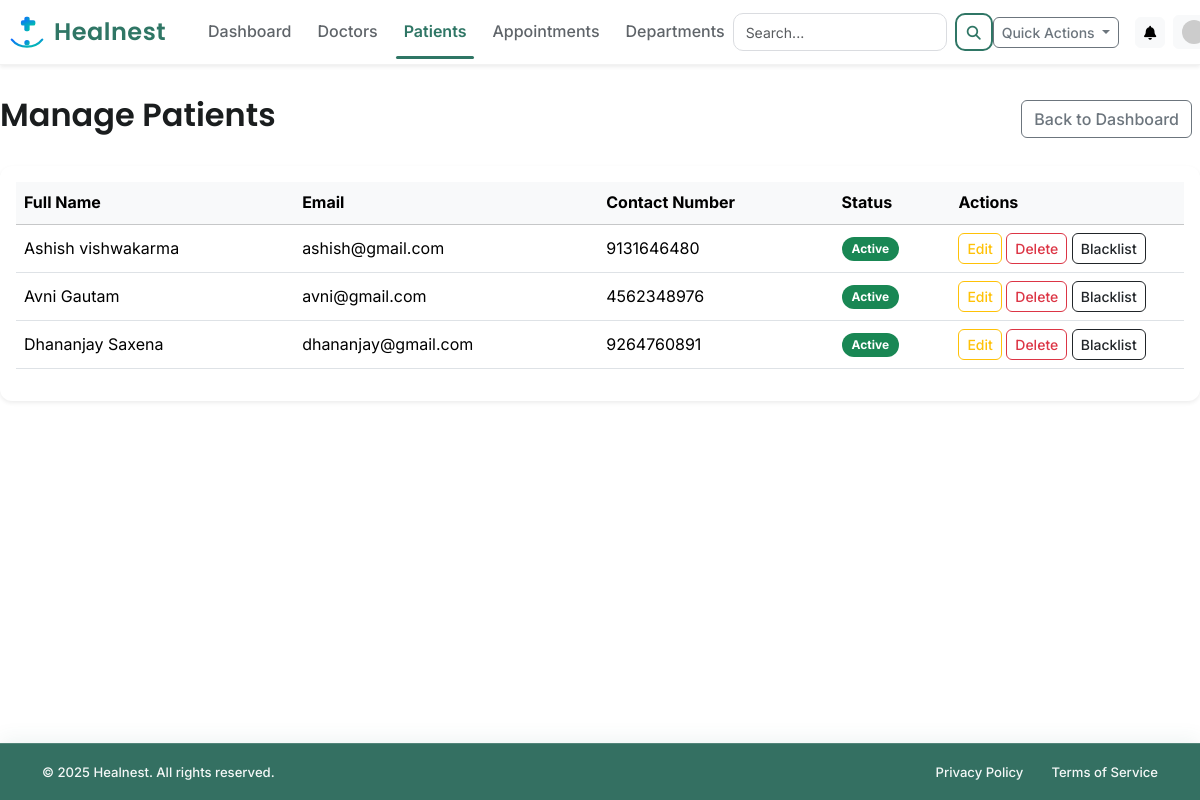
/admin/patients (signed in), run on the app's committed database.
### app/models.py (models this page shows, shortened)
class User(db.Model, UserMixin):
    __tablename__ = 'user'
    id = db.Column(db.Integer, primary_key=True)
    email = db.Column(db.String(120), unique=True, nullable=False)
    password_hash = db.Column(db.String(128), nullable=False)
    role = db.Column(db.String(10), nullable=False)  # 'admin', 'doctor', 'patient'
    created_at = db.Column(db.DateTime, default=datetime.utcnow)
    is_active = db.Column(db.Boolean, nullable=False, default=True)
    doctor_profile = db.relationship('DoctorProfile', backref='user', uselist=False, cascade="all, delete-orphan")
    patient_profile = db.relationship('PatientProfile', backref='user', uselist=False, cascade="all, delete-orphan")
    appointments_as_patient = db.relationship('Appointment', foreign_keys='Appointment.patient_id', backref='patient', lazy=True, cascade="all, delete-orphan")
    appointments_as_doctor = db.relationship('Appointment', foreign_keys='Appointment.doctor_id', backref='doctor', lazy=True, cascade="all, delete-orphan")
    availabilities = db.relationship('Availability', backref='doctor', lazy=True, cascade="all, delete-orphan")
    notifications = db.relationship('Notification', backref='user', lazy=True, cascade="all, delete-orphan")
    reviews_given = db.relationship('DoctorReview', foreign_keys='DoctorReview.patient_id', backref='patient', lazy=True)
    reviews_received = db.relationship('DoctorReview', foreign_keys='DoctorReview.doctor_id', backref='doctor', lazy=True)
    @property
    def password(self):
        raise AttributeError('password is not a readable attribute')

class PatientProfile(db.Model):
    __tablename__ = 'patient_profile'
    id = db.Column(db.Integer, primary_key=True)
    user_id = db.Column(db.Integer, db.ForeignKey('user.id'), nullable=False, unique=True)
    full_name = db.Column(db.String(100), nullable=False)
    date_of_birth = db.Column(db.Date)
    gender = db.Column(db.String(10))
    contact_number = db.Column(db.String(20))
    blood_group = db.Column(db.String(5))
    allergies = db.Column(db.Text)
    documents = db.relationship('MedicalDocument', backref='patient', lazy=True)

### app/routes/admin_routes.py (the view)
@admin_bp.route('/patients')
@login_required
def manage_patients():
    if current_user.role != 'admin':
        flash('You are not authorized to access this page.', 'danger')
        return redirect(url_for('main.home'))
    patients = User.query.filter_by(role='patient').join(PatientProfile).order_by(PatientProfile.full_name).all()
    return render_template('admin/manage_patients.html', title='Manage Patients', patients=patients)

### app/__init__.py (called while the page is built)
@app.context_processor
def inject_notifications():
    if current_user.is_authenticated:
        unread_notifications = Notification.query.filter_by(user_id=current_user.id, is_read=False).order_by(Notification.created_at.desc()).limit(5).all()
        notification_count = Notification.query.filter_by(user_id=current_user.id, is_read=False).count()
        return dict(unread_notifications=unread_notifications, notification_count=notification_count)
    return dict(unread_notifications=[], notification_count=0)

@app.context_processor
def inject_notifications():
    if current_user.is_authenticated:
        unread_notifications = Notification.query.filter_by(user_id=current_user.id, is_read=False).order_by(Notification.created_at.desc()).limit(5).all()
        notification_count = Notification.query.filter_by(user_id=current_user.id, is_read=False).count()
        return dict(unread_notifications=unread_notifications, notification_count=notification_count)
    return dict(unread_notifications=[], notification_count=0)

### app/models.py (called while the page is built)
@login_manager.user_loader
def load_user(user_id):
    return User.query.get(int(user_id))

### app/templates/admin/manage_patients.html
{% extends "layout.html" %}
{% block content %}
    <div class="d-flex justify-content-between align-items-center mb-4">
        <h2 >Manage Patients</h2>
        <a href="{{ url_for('admin.dashboard') }}" class="btn btn-outline-secondary me-2">Back to Dashboard</a>
    </div>
    <div class="card shadow-sm">
        <div class="card-body">
            <div class="table-responsive">
                <table class="table table-hover align-middle">
                    <thead class="table-light">
                        <tr>
                            <th>Full Name</th>
                            <th>Email</th>
                            <th>Contact Number</th>
                            <th style="width: 10%;">Status</th>
                            <th style="width: 20%;">Actions</th>
                        </tr>
                    </thead>
                    <tbody>
                        {% for patient in patients %}
                        <tr>
                            <td>{{ patient.patient_profile.full_name }}</td>
                            <td>{{ patient.email }}</td>
                            <td>{{ patient.patient_profile.contact_number or 'N/A' }}</td>
                            <td>
                                {% if patient.is_active %}
                                    <span class="badge bg-success">Active</span>
                                {% else %}
                                    <span class="badge bg-dark">Blacklisted</span>
                                {% endif %}
                            </td>
                            <td>
                                <a href="{{ url_for('admin.edit_patient', user_id=patient.id) }}" class="btn btn-sm btn-outline-warning">Edit</a>
                                <form action="{{ url_for('admin.delete_patient', user_id=patient.id) }}" method="POST" class="d-inline" onsubmit="return confirm('DELETE: Are you sure you want to PERMANENTLY DELETE this patient?');">
                                    <button type="submit" class="btn btn-sm btn-outline-danger">Delete</button>
                                </form>
                                {% if patient.is_active %}
                                    <form action="{{ url_for('admin.blacklist_user', user_id=patient.id) }}" method="POST" class="d-inline" onsubmit="return confirm('BLACKLIST: Are you sure you want to blacklist this patient?');">
                                        <button type="submit" class="btn btn-sm btn-outline-dark">Blacklist</button>
                                    </form>
                                {% else %}
                                    <form action="{{ url_for('admin.activate_user', user_id=patient.id) }}" method="POST" class="d-inline">
                                        <button type="submit" class="btn btn-sm btn-outline-success">Activate</button>
                                    </form>
                                {% endif %}
                            </td>
                        </tr>
                        {% else %}
                        <tr>
                            <td colspan="5" class="text-center text-muted">No patients found.</td>
                        </tr>
                        {% endfor %}
                    </tbody>
                </table>
            </div>
        </div>
    </div>
{% endblock content %}

### app/static/css/style.css (style rules this page uses)
:root { --brand-primary: #00796B; --brand-primary-dark: #004D40; --brand-accent: #1BAFA0; --brand-danger: #D9534F; --brand-warning: #F4B400; --brand-success: #28A745; --brand-info: #0091EA; --radius-sm: 6px; --radius-md: 10px; --radius-lg: 18px; --shadow-soft: 0 4px 12px rgba(0, 0, 0, 0.05); --shadow-hover: 0 6px 18px rgba(0, 0, 0, 0.10); }
:root { --brand-primary: #00897B; --brand-primary-dark: #00695C; --brand-primary-light: #E0F2F1; --success: #2E7D32; --warning: #ED6C02; --danger: #C62828; --info: #0288D1; --text-dark: #1A1D1E; --text-medium: #5F6469; --text-light: #AEB4BA; --bg-light: #F9FAFB; --bg-white: #FFFFFF; --bg-glass: rgba(255, 255, 255, 0.65); --shadow-soft: 0 4px 12px rgba(0, 0, 0, 0.06); --shadow-medium: 0 6px 20px rgba(0, 0, 0, 0.08); --shadow-hover: 0 8px 30px rgba(0, 0, 0, 0.12); --radius-sm: 6px; --radius-md: 12px; --radius-lg: 22px; --radius-full: 50px; --transition-fast: .15s ease-in-out; --transition-medium: .25s ease; }
body { font-family: "Inter", system-ui, sans-serif; background-color: var(--bg-light); color: var(--text-dark); line-height: 1.6; -webkit-font-smoothing: antialiased; }
h1, h2, h3, h4, h5 { font-family: "Poppins", sans-serif; font-weight: 600; color: var(--text-dark); }
a { text-decoration: none; transition: var(--transition-fast); }
.btn { border-radius: var(--radius-sm); font-weight: 500; transition: var(--transition-medium); }
.card { border: none; border-radius: var(--radius-md); background: var(--bg-white); box-shadow: var(--shadow-soft); transition: var(--transition-medium); }
.badge { padding: 6px 10px; border-radius: var(--radius-full); font-size: 0.75rem; }
:root { --brand-primary: #2F7665; }
:root { --brand-primary: #2F7665; --brand-primary-hover: #276255; --brand-primary-light: #E7F3F1; --brand-text-light: #ffffff; --brand-shadow: rgba(47, 118, 101, 0.28); }
button, .btn { transition: transform .2s ease, opacity .25s ease, box-shadow .25s ease; }

### app/static/css/layout.css (style rules this page uses)
html { scroll-behavior: smooth; }
body { display: flex; flex-direction: column; min-height: 100vh; padding-top: var(--navbar-height, 72px); }
.bg-dashboard { background-color: var(--brand-bg-soft); }

### data on the page
User: patient_profile.full_name "Ashish vishwakarma", email "ashish@gmail.com", patient_profile "9131646480", is_active "Active"
User: patient_profile.full_name "Avni Gautam", email "avni@gmail.com", patient_profile "4562348976", is_active "Active"
User: patient_profile.full_name "Dhananjay Saxena", email "dhananjay@gmail.com", patient_profile "9264760891", is_active "Active"
